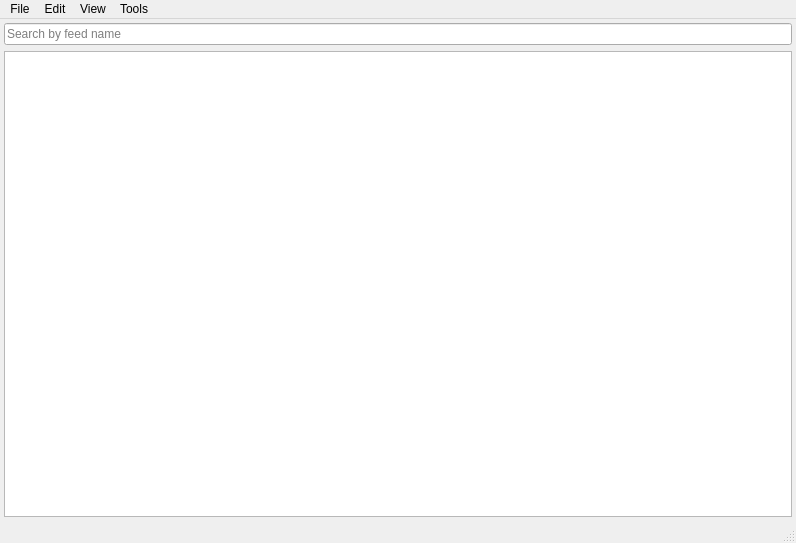
<?xml version="1.0" encoding="UTF-8"?>
<ui version="4.0">
 <class>MainWindow</class>
 <widget class="QMainWindow" name="MainWindow">
  <property name="geometry">
   <rect>
    <x>0</x>
    <y>0</y>
    <width>796</width>
    <height>543</height>
   </rect>
  </property>
  <property name="windowTitle">
   <string>Harvester</string>
  </property>
  <property name="windowIcon">
   <iconset resource="harvester.qrc">
    <normaloff>:/icons/icons/icons8-combine-harvester-100-2.png</normaloff>:/icons/icons/icons8-combine-harvester-100-2.png</iconset>
  </property>
  <widget class="QWidget" name="centralwidget">
   <layout class="QGridLayout" name="gridLayout">
    <property name="leftMargin">
     <number>4</number>
    </property>
    <property name="topMargin">
     <number>4</number>
    </property>
    <property name="rightMargin">
     <number>4</number>
    </property>
    <property name="bottomMargin">
     <number>4</number>
    </property>
    <property name="horizontalSpacing">
     <number>7</number>
    </property>
    <item row="0" column="0">
     <widget class="QSplitter" name="splitter">
      <property name="orientation">
       <enum>Qt::Horizontal</enum>
      </property>
      <widget class="QWidget" name="layoutWidget">
       <layout class="QVBoxLayout" name="verticalLayout">
        <item>
         <widget class="QLineEdit" name="lineSearch">
          <property name="statusTip">
           <string/>
          </property>
          <property name="whatsThis">
           <string/>
          </property>
          <property name="placeholderText">
           <string>Search by feed name</string>
          </property>
          <property name="clearButtonEnabled">
           <bool>true</bool>
          </property>
         </widget>
        </item>
        <item>
         <widget class="QTreeWidget" name="treeMain">
          <property name="contextMenuPolicy">
           <enum>Qt::CustomContextMenu</enum>
          </property>
          <property name="alternatingRowColors">
           <bool>false</bool>
          </property>
          <property name="headerHidden">
           <bool>true</bool>
          </property>
          <column>
           <property name="text">
            <string notr="true">1</string>
           </property>
          </column>
         </widget>
        </item>
       </layout>
      </widget>
     </widget>
    </item>
   </layout>
  </widget>
  <widget class="QMenuBar" name="menubar">
   <property name="geometry">
    <rect>
     <x>0</x>
     <y>0</y>
     <width>796</width>
     <height>26</height>
    </rect>
   </property>
   <widget class="QMenu" name="menuFile">
    <property name="title">
     <string>File</string>
    </property>
    <addaction name="actionSubscribe"/>
    <addaction name="separator"/>
    <addaction name="actionNew_Fold"/>
    <addaction name="actionDelete_Folder_2"/>
    <addaction name="separator"/>
    <addaction name="actionImport_Feeds"/>
    <addaction name="actionExport_Feeds"/>
    <addaction name="separator"/>
    <addaction name="actionCreate_Database"/>
    <addaction name="actionLoad_Database"/>
    <addaction name="separator"/>
    <addaction name="actionDelete_Older_Posts"/>
    <addaction name="actionDatabase_Maintenance"/>
    <addaction name="separator"/>
    <addaction name="actionSelect_Reddit_Directory"/>
    <addaction name="separator"/>
    <addaction name="actionExit"/>
   </widget>
   <widget class="QMenu" name="menuEdit">
    <property name="title">
     <string>Edit</string>
    </property>
    <addaction name="actionMark_All_Feeds_Read"/>
    <addaction name="actionMark_Older_As_Read"/>
    <addaction name="separator"/>
    <addaction name="actionFeed_Properties"/>
    <addaction name="separator"/>
    <addaction name="actionFind_in_Page"/>
   </widget>
   <widget class="QMenu" name="menuView">
    <property name="title">
     <string>View</string>
    </property>
    <addaction name="actionMost_Recent"/>
    <addaction name="separator"/>
    <addaction name="actionIncrease_Text_Size"/>
    <addaction name="actionDecrease_Text_Size"/>
   </widget>
   <widget class="QMenu" name="menuTools">
    <property name="title">
     <string>Tools</string>
    </property>
    <addaction name="actionUpdate_All_Feeds"/>
    <addaction name="actionUpdate_Current_Feed"/>
    <addaction name="separator"/>
    <addaction name="actionUpdate_Reddit"/>
    <addaction name="separator"/>
    <addaction name="actionSearch_Feeds"/>
    <addaction name="actionSearch_Selected_Feed"/>
    <addaction name="separator"/>
    <addaction name="actionUsage_Report"/>
    <addaction name="actionDead_Feeds_Report"/>
    <addaction name="separator"/>
    <addaction name="actionOptions"/>
    <addaction name="separator"/>
    <addaction name="actionAbout_Harvester"/>
   </widget>
   <addaction name="menuFile"/>
   <addaction name="menuEdit"/>
   <addaction name="menuView"/>
   <addaction name="menuTools"/>
  </widget>
  <widget class="QStatusBar" name="statusbar"/>
  <action name="actionSubscribe">
   <property name="icon">
    <iconset resource="harvester.qrc">
     <normaloff>:/icons/icons/icons8-add-file-100.png</normaloff>:/icons/icons/icons8-add-file-100.png</iconset>
   </property>
   <property name="text">
    <string>Subscribe</string>
   </property>
   <property name="statusTip">
    <string>Subscribe to a new RSS feed.</string>
   </property>
  </action>
  <action name="actionNew_Folder">
   <property name="text">
    <string>--</string>
   </property>
  </action>
  <action name="actionNew_Fold">
   <property name="icon">
    <iconset resource="harvester.qrc">
     <normaloff>:/icons/icons/icons8-folder-100.png</normaloff>:/icons/icons/icons8-folder-100.png</iconset>
   </property>
   <property name="text">
    <string>New Folder</string>
   </property>
   <property name="statusTip">
    <string>Create a new folder to store feeds in.</string>
   </property>
  </action>
  <action name="actionImport_Feeds">
   <property name="icon">
    <iconset resource="harvester.qrc">
     <normaloff>:/icons/icons/icons8-file-100-5.png</normaloff>:/icons/icons/icons8-file-100-5.png</iconset>
   </property>
   <property name="text">
    <string>Import Feeds From OPML</string>
   </property>
   <property name="statusTip">
    <string>Import feed details from an OPML file.</string>
   </property>
  </action>
  <action name="actionExport_Feeds">
   <property name="icon">
    <iconset resource="harvester.qrc">
     <normaloff>:/icons/icons/icons8-file-100-4.png</normaloff>:/icons/icons/icons8-file-100-4.png</iconset>
   </property>
   <property name="text">
    <string>Export Feeds To OPML</string>
   </property>
   <property name="statusTip">
    <string>Export all feeds to an OPML file.</string>
   </property>
  </action>
  <action name="actionDatabase_Maintenance">
   <property name="icon">
    <iconset resource="harvester.qrc">
     <normaloff>:/icons/icons/icons8-database-100.png</normaloff>:/icons/icons/icons8-database-100.png</iconset>
   </property>
   <property name="text">
    <string>Database Maintenance</string>
   </property>
   <property name="statusTip">
    <string>Perform database maintenance, saving some space.</string>
   </property>
  </action>
  <action name="actionExit">
   <property name="icon">
    <iconset resource="harvester.qrc">
     <normaloff>:/icons/icons/icons8-door-100.png</normaloff>:/icons/icons/icons8-door-100.png</iconset>
   </property>
   <property name="text">
    <string>Exit</string>
   </property>
   <property name="statusTip">
    <string>Exit the program.</string>
   </property>
   <property name="shortcut">
    <string>Alt+X</string>
   </property>
  </action>
  <action name="actionMark_All_Feeds_Read">
   <property name="text">
    <string>Mark All Feeds Read</string>
   </property>
   <property name="statusTip">
    <string>Mark all feeds as read.</string>
   </property>
  </action>
  <action name="actionFeed_Properties">
   <property name="text">
    <string>Feed Properties</string>
   </property>
   <property name="statusTip">
    <string>Display properties of the selected feed.</string>
   </property>
  </action>
  <action name="actionFind_in_Page">
   <property name="icon">
    <iconset resource="harvester.qrc">
     <normaloff>:/icons/icons/icons8-binocular-100.png</normaloff>:/icons/icons/icons8-binocular-100.png</iconset>
   </property>
   <property name="text">
    <string>Find in Page</string>
   </property>
   <property name="statusTip">
    <string>Search for selected text in the current page.</string>
   </property>
   <property name="shortcut">
    <string>Ctrl+F</string>
   </property>
  </action>
  <action name="actionUpdate_All_Feeds">
   <property name="icon">
    <iconset resource="harvester.qrc">
     <normaloff>:/icons/icons/icons8-antenna-100-2.png</normaloff>:/icons/icons/icons8-antenna-100-2.png</iconset>
   </property>
   <property name="text">
    <string>Update All Feeds</string>
   </property>
   <property name="statusTip">
    <string>Update all subscribed feeds.</string>
   </property>
  </action>
  <action name="actionUpdate_Current_Feed">
   <property name="icon">
    <iconset resource="harvester.qrc">
     <normaloff>:/icons/icons/icons8-antenna-100.png</normaloff>:/icons/icons/icons8-antenna-100.png</iconset>
   </property>
   <property name="text">
    <string>Update Current Feed</string>
   </property>
   <property name="statusTip">
    <string>Update only the selected feed.</string>
   </property>
  </action>
  <action name="actionSearch_Feeds">
   <property name="icon">
    <iconset resource="harvester.qrc">
     <normaloff>:/icons/icons/icons8-magnifying-glass-100.png</normaloff>:/icons/icons/icons8-magnifying-glass-100.png</iconset>
   </property>
   <property name="text">
    <string>Search All Feeds</string>
   </property>
   <property name="statusTip">
    <string>Search all posts in selected timeframe for specified text.</string>
   </property>
  </action>
  <action name="actionCleanup">
   <property name="text">
    <string>Cleanup</string>
   </property>
  </action>
  <action name="actionMark_Older_As_Read">
   <property name="text">
    <string>Mark Older As Read</string>
   </property>
   <property name="statusTip">
    <string>Mark all feeds older than 3 days as read.</string>
   </property>
  </action>
  <action name="actionOptions">
   <property name="icon">
    <iconset resource="harvester.qrc">
     <normaloff>:/icons/icons/icons8-settings-100.png</normaloff>:/icons/icons/icons8-settings-100.png</iconset>
   </property>
   <property name="text">
    <string>Options</string>
   </property>
   <property name="statusTip">
    <string>Display program options.</string>
   </property>
  </action>
  <action name="actionNew_Subscription">
   <property name="text">
    <string>New Subscription</string>
   </property>
  </action>
  <action name="actionMark_Folder_Read">
   <property name="text">
    <string>Mark Folder Read</string>
   </property>
  </action>
  <action name="actionUpdate_Folder">
   <property name="text">
    <string>Update Folder</string>
   </property>
  </action>
  <action name="actionDelete_Folder">
   <property name="text">
    <string>Delete Folder</string>
   </property>
  </action>
  <action name="actionMark_Read">
   <property name="text">
    <string>Mark Read</string>
   </property>
  </action>
  <action name="actionUnsubscribe">
   <property name="text">
    <string>Unsubscribe</string>
   </property>
  </action>
  <action name="actionMove_Feed">
   <property name="text">
    <string>Move Feed</string>
   </property>
  </action>
  <action name="actionUpdate_Feed">
   <property name="text">
    <string>Update Feed</string>
   </property>
  </action>
  <action name="actionFeed_Properties_2">
   <property name="text">
    <string>Feed Properties</string>
   </property>
  </action>
  <action name="actionUpdate_Reddit">
   <property name="icon">
    <iconset resource="harvester.qrc">
     <normaloff>:/icons/icons/icons8-reddit-100-2.png</normaloff>:/icons/icons/icons8-reddit-100-2.png</iconset>
   </property>
   <property name="text">
    <string>Update Reddit</string>
   </property>
   <property name="statusTip">
    <string>Run the external offline Reddit crawler.</string>
   </property>
  </action>
  <action name="actionLoad_Database">
   <property name="text">
    <string>Load Database</string>
   </property>
   <property name="statusTip">
    <string>Load a Harvester database.</string>
   </property>
  </action>
  <action name="actionMost_Recent">
   <property name="icon">
    <iconset resource="harvester.qrc">
     <normaloff>:/icons/icons/icons8-news-100-3.png</normaloff>:/icons/icons/icons8-news-100-3.png</iconset>
   </property>
   <property name="text">
    <string>Most Recent</string>
   </property>
   <property name="statusTip">
    <string>Display the 100 most recent posts from all feeds.</string>
   </property>
  </action>
  <action name="actionIncrease_Text_Size">
   <property name="icon">
    <iconset resource="harvester.qrc">
     <normaloff>:/icons/icons/icons8-zoom-in-100.png</normaloff>:/icons/icons/icons8-zoom-in-100.png</iconset>
   </property>
   <property name="text">
    <string>Increase Text Size</string>
   </property>
   <property name="statusTip">
    <string>Increase the display text size by 5%</string>
   </property>
  </action>
  <action name="actionDecrease_Text_Size">
   <property name="icon">
    <iconset resource="harvester.qrc">
     <normaloff>:/icons/icons/icons8-zoom-out-100.png</normaloff>:/icons/icons/icons8-zoom-out-100.png</iconset>
   </property>
   <property name="text">
    <string>Decrease Text Size</string>
   </property>
   <property name="statusTip">
    <string>Decrease the display text size by 5%</string>
   </property>
  </action>
  <action name="actionSelect_Reddit_Directory">
   <property name="text">
    <string>Select Reddit Directory</string>
   </property>
   <property name="statusTip">
    <string>Choose the directory where saved Reddit files are stored.</string>
   </property>
  </action>
  <action name="actionCreate_Database">
   <property name="icon">
    <iconset resource="harvester.qrc">
     <normaloff>:/icons/icons/icons8-database-100-2.png</normaloff>:/icons/icons/icons8-database-100-2.png</iconset>
   </property>
   <property name="text">
    <string>Create Database</string>
   </property>
   <property name="statusTip">
    <string>Create a new Harvester database.</string>
   </property>
  </action>
  <action name="actionDelete_Older_Posts">
   <property name="icon">
    <iconset resource="harvester.qrc">
     <normaloff>:/icons/icons/icons8-broom-100.png</normaloff>:/icons/icons/icons8-broom-100.png</iconset>
   </property>
   <property name="text">
    <string>Delete Older Posts</string>
   </property>
   <property name="statusTip">
    <string>Delete all but the 100 most recent posts from all feeds.</string>
   </property>
  </action>
  <action name="actionDelete_Folder_2">
   <property name="text">
    <string>Delete Folder</string>
   </property>
   <property name="statusTip">
    <string>Delete a folder. Only works on empty folders.</string>
   </property>
  </action>
  <action name="actionUsage_Report">
   <property name="icon">
    <iconset resource="harvester.qrc">
     <normaloff>:/icons/icons/icons8-report-100-2.png</normaloff>:/icons/icons/icons8-report-100-2.png</iconset>
   </property>
   <property name="text">
    <string>Database Usage Reports</string>
   </property>
   <property name="statusTip">
    <string>Show which feeds are taking up the most database space.</string>
   </property>
  </action>
  <action name="actionAbout_Harvester">
   <property name="icon">
    <iconset resource="harvester.qrc">
     <normaloff>:/icons/icons/icons8-combine-harvester-100-2.png</normaloff>:/icons/icons/icons8-combine-harvester-100-2.png</iconset>
   </property>
   <property name="text">
    <string>About Harvester</string>
   </property>
  </action>
  <action name="actionDead_Feeds_Report">
   <property name="text">
    <string>Dead Feeds Report</string>
   </property>
  </action>
  <action name="actionSearch_Selected_Feed">
   <property name="text">
    <string>Search Selected Feed</string>
   </property>
  </action>
 </widget>
 <resources>
  <include location="harvester.qrc"/>
 </resources>
 <connections/>
</ui>
